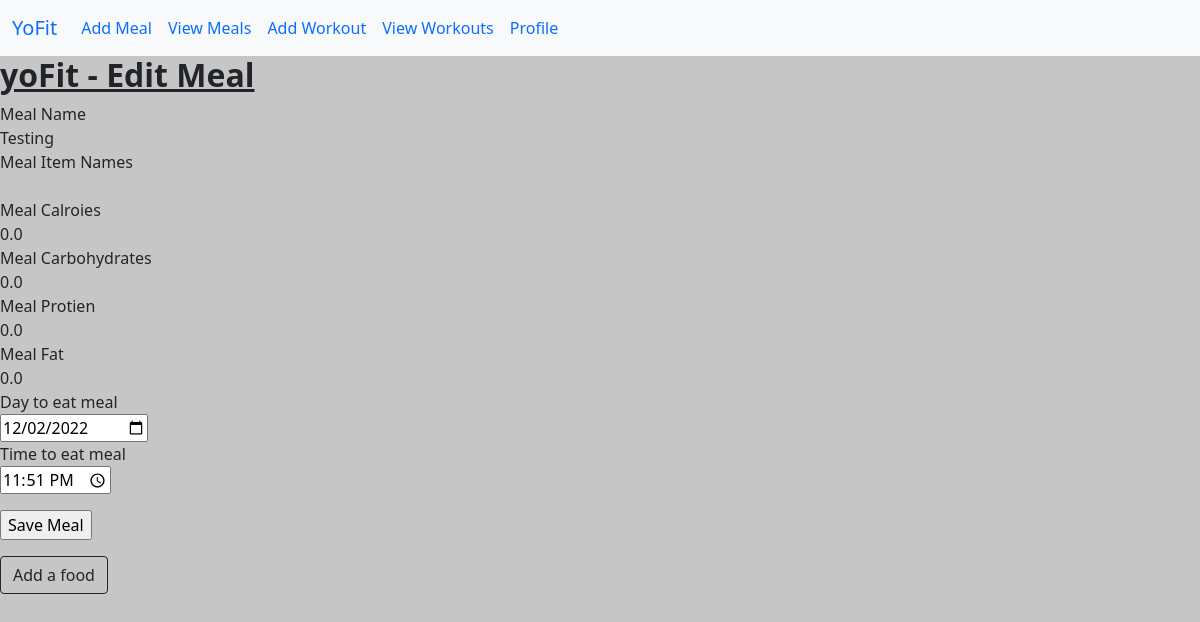
The page /editMeal/4 (signed in) on the database as committed earlier.
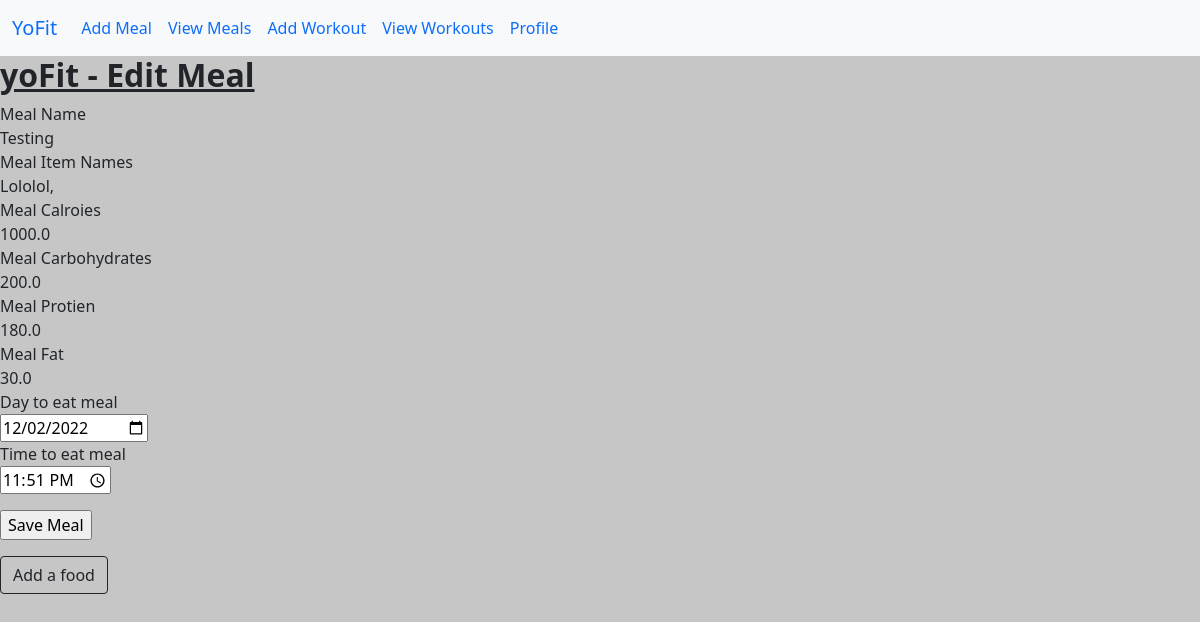
The same page on the database as committed later.
### app/models.py (models this page shows)
class Meal(db.Model):
 id = db.Column(db.Integer, primary_key = True)
 name = db.Column(db.String(32))
 type = db.Column(db.String(16))
 meal_item_names = db.Column(db.String(1024))
 time_to_eat = db.Column(db.Date, default = date.today())
 time_meal = db.Column(db.Time, default = datetime.now())
 creator_id = db.Column(db.Integer, db.ForeignKey(User.id))
 meal_calories = db.Column(db.Float)
 meal_carbs = db.Column(db.Float)
 meal_protien = db.Column(db.Float) #spell mischeck- incase there is a bug later
 meal_fat = db.Column(db.Float)

### app/routes.py (the view, shortened to what this page needs)
@appObj.route('/editMeal/<mealID>', methods = ["GET", "POST"])
@login_required
def edit_meal(mealID):
 creator = current_user
 meal = Meal.query.filter_by(id = mealID).first()
 meal_form = EditMeal()
 original_meal_day = meal.time_to_eat
 original_meal_year = original_meal_day.year
 original_meal_month = original_meal_day.month
 original_meal_number_day = original_meal_day.day
 original_meal_time = meal.time_meal
 original_meal_hour = original_meal_time.hour
 original_meal_minute = original_meal_time.minute
 meal_form.time_to_eat.data = date(original_meal_year, original_meal_month, original_meal_number_day)
 meal_form.time.data = time(original_meal_hour, original_meal_minute)
 return render_template('edit_meal.html', meal_form = meal_form, meal = meal)

### app/edit_meal.py
class EditMeal(FlaskForm):
 time_to_eat = DateField('Day to eat meal', format = '%Y-%m-%d', validators = [DataRequired()])
 time = TimeField('Time to eat meal', format = '%H:%M', validators = [DataRequired()])
 submit = SubmitField('Save Meal')

### app/models.py (called while the page is built)
@login.user_loader
def load_user(id):
 return User.query.get(int(id))

### app/templates/edit_meal.html (shortened to what this page needs)
<html lang="en">
  <head>
    <link href="https://cdn.jsdelivr.net/npm/bootstrap@5.0.2/dist/css/bootstrap.min.css" rel="stylesheet" crossorigin=>
  </head>
  <nav class="navbar navbar-expand-lg bg-light">
  <div class="container-fluid">
    <a class="navbar-brand" href="/home">YoFit</a>
    <div class="collapse navbar-collapse" id="navbarNavAltMarkup">
      <div class="navbar-nav">
        <a class="nav-link active" aria-current="page" href="/createMeal">Add Meal</a>
        <a class="nav-link" href="/viewMeals">View Meals</a>
        <a class="nav-link" href="/createWorkout">Add Workout</a>
        <a class="nav-link" href="/viewWorkouts"> View Workouts </a>
        <a class="nav-link" href="/profile">Profile</a>
      </div>
    </div>
  </div>
</nav>
  <body style="background: #c6c6c6">
    <h2> <b> <u> yoFit - Edit Meal</h2> </b> </u>
    <form action="" method="post" nonvalidate>
            <p>
            Meal Name<br>
            {{meal.name}}</br>
            Meal Item Names <br>
            {{meal.meal_item_names}} </br>
            Meal Calroies <br>
            {{meal.meal_calories}} </br>
            Meal Carbohydrates <br>
            {{meal.meal_carbs}} </br>
            Meal Protien <br>
            {{meal.meal_protien}} </br>
            Meal Fat <br>
            {{meal.meal_fat}} </br>
            {{meal_form.time_to_eat.label}}<br>
            {{meal_form.time_to_eat}}</br>
            {{meal_form.time.label}} <br>
            {{meal_form.time}} </br>
            <p>
            {{meal_form.submit()}}
            </p>
        </form>
    <p> <a class="btn btn-outline-dark" href="/addFoodExisting/{{meal.id}}" role="button">Add a food </a> </p>

Rows that differ between the two databases and show on the page:
changed Meal "Testing": meal_item_names (not shown) → "Lololol,"; meal_calories "0.0" → "1000.0"; meal_carbs "0.0" → "200.0"; meal_protien "0.0" → "180.0"; meal_fat "0.0" → "30.0"
